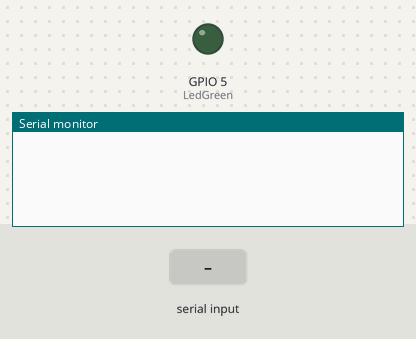
This sketch was run on a simulated ESP32. On the bench: output pins drawn as LEDs (lit = HIGH), the last lines printed to the serial monitor. The inputs (shaded band) are chosen by the test bench. WiFi joins after 1.5 s; servers stay silent unless stated.

Above: at 3.0 s.
3.1 s: "!" received over the second serial link
At 5.3 s:
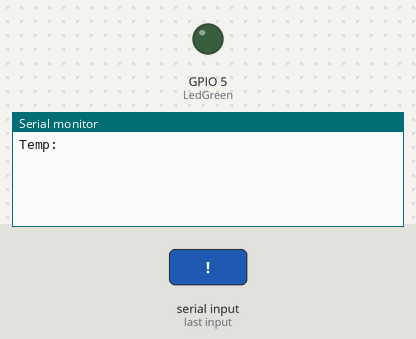
5.6 s: "#" received over the second serial link
At 7.3 s:
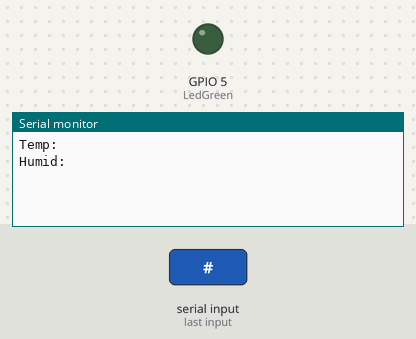

Measured:
- after the input at 3.1 s, the serial monitor: prints a new line after 1.0 s (image 1)
- after the input at 5.6 s, the serial monitor: prints a new line after 1.0 s (image 2)

The sketch:

ESP_DHTSerialC.ino
```cpp
// this sample code provided by www.programmingboss.com
#define RXp2 16
#define TXp2 17
#define LedGreen 5

#define BLYNK_TEMPLATE_ID "TMPLYpjMhI6c"
#define BLYNK_DEVICE_NAME "test"
#define BLYNK_AUTH_TOKEN "RSPowgJOJoxo-UopLhVCfcNFneL4VwJ4"

// Comment this out to disable prints and save space
#define BLYNK_PRINT Serial

#include <WiFi.h>
#include <WiFiClient.h>
#include <BlynkSimpleEsp32.h>

char auth[] = BLYNK_AUTH_TOKEN;

String curVal;


// you should get Auth Token in the Blynk App.
// go to the Project Settings (nut icon).


// your WiFi credentials.
// set password to "" for open networks.
char ssid[] = "OnePlus";
char pass[] = "12345678";

BLYNK_CONNECTED()
{
  // Change Web Link Button message to "Congratulations!"
  Blynk.setProperty(V3, "offImageUrl", "https://static-image.nyc3.cdn.digitaloceanspaces.com/general/fte/congratulations.png");
  Blynk.setProperty(V3, "onImageUrl",  "https://static-image.nyc3.cdn.digitaloceanspaces.com/general/fte/congratulations_pressed.png");
  Blynk.setProperty(V3, "url", "https://docs.blynk.io/en/getting-started/what-do-i-need-to-blynk/how-quickstart-device-was-made");
}

void setup() {
  // put your setup code here, to run once:
  pinMode(LedGreen, OUTPUT);
  Blynk.begin(auth, ssid, pass);
  Serial.begin(115200);
  Serial2.begin(9600, SERIAL_8N1, RXp2, TXp2);
  Blynk.virtualWrite(V1, 0);
}
void loop() {
  if(Serial2.available()){
    curVal = Serial2.readString();

    if(curVal.indexOf("!") != -1){
      Blynk.virtualWrite(V1, curVal.substring(1).toDouble());
      Serial.print("Temp: ");
      Serial.println(curVal.substring(1));
    }
    if(curVal.indexOf("#") != -1){
      Blynk.virtualWrite(V2, curVal.substring(2).toDouble());
      Serial.print("Humid: ");
      Serial.println(curVal.substring(2));
    }
  }
  Blynk.run();
}
```
